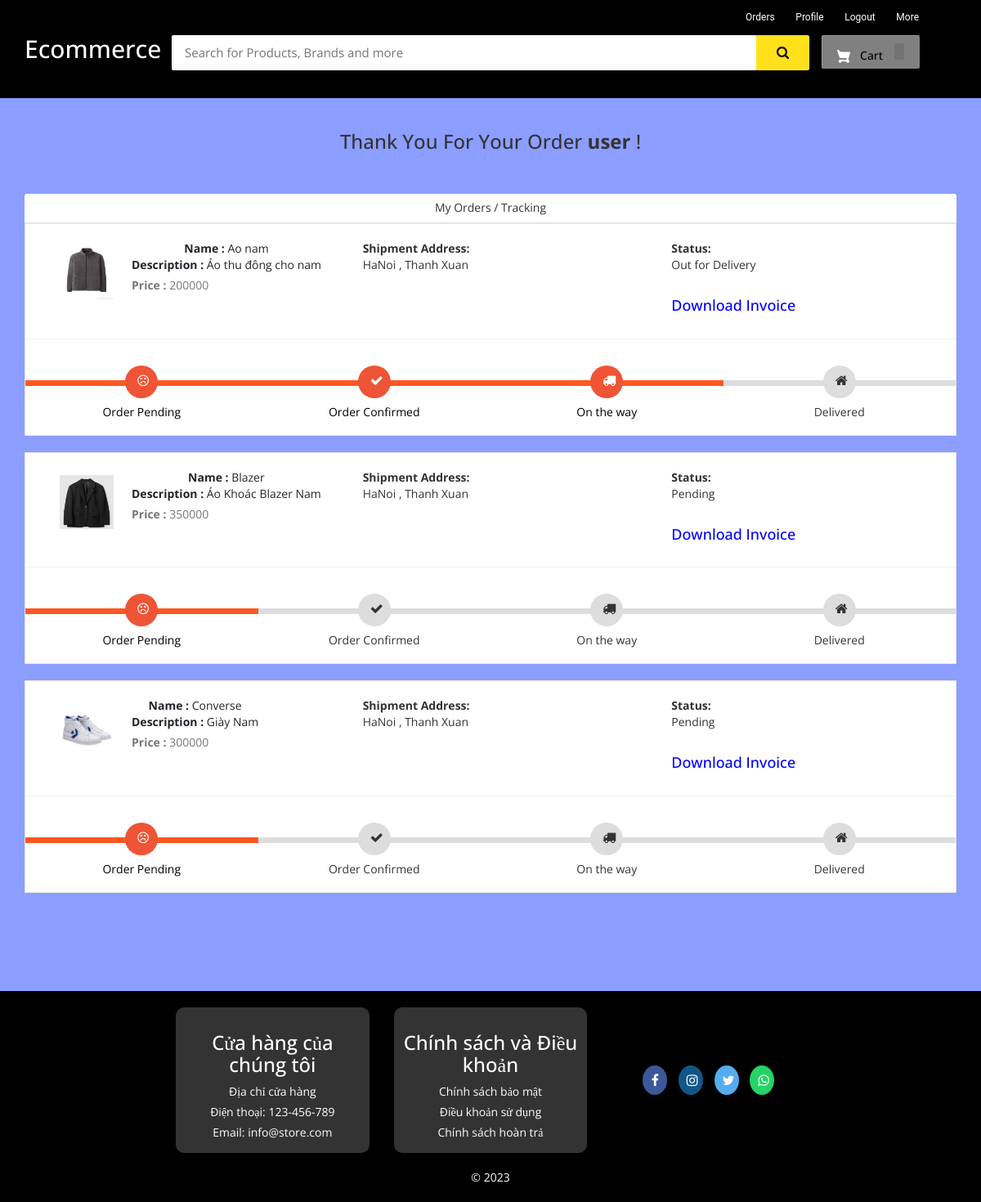
The app's page /my-order (signed in) with its own data.
### ecom/models.py (models this page shows, shortened)
class Product(models.Model):
    name=models.CharField(max_length=40)
    product_image= models.ImageField(upload_to='product_image/',null=True,blank=True)
    price = models.PositiveIntegerField()
    description=models.CharField(max_length=40)

class Orders(models.Model):
    STATUS =(
        ('Pending','Pending'),
        ('Order Confirmed','Order Confirmed'),
        ('Out for Delivery','Out for Delivery'),
        ('Delivered','Delivered'),
    )
    customer=models.ForeignKey('Customer', on_delete=models.CASCADE,null=True)
    product=models.ForeignKey('Product',on_delete=models.CASCADE,null=True)
    email = models.CharField(max_length=50,null=True)
    address = models.CharField(max_length=500,null=True)
    mobile = models.CharField(max_length=20,null=True)
    order_date= models.DateField(auto_now_add=True,null=True)
    status=models.CharField(max_length=50,null=True,choices=STATUS)

### ecom/views.py (the view)
# urls.py: path('my-order', views.my_order_view,name='my-order'),
@login_required(login_url='customerlogin')
@user_passes_test(is_customer)
def my_order_view(request):
    customer=models.Customer.objects.get(user_id=request.user.id)
    orders=models.Orders.objects.all().filter(customer_id = customer)
    ordered_products=[]
    for order in orders:
        ordered_product=models.Product.objects.all().filter(id=order.product.id)
        ordered_products.append(ordered_product)
    return render(request,'ecom/user/my_order.html',{'data':zip(ordered_products,orders)})

### ecom/views.py (called while the page is built)
def is_customer(user):
    return user.groups.filter(name='CUSTOMER').exists()

### templates/ecom/user/my_order.html (shortened to what this page needs)
{% extends 'ecom/user/customer_base.html' %}
{% load static %}
{% block content %}
<br>
<h3 style="text-align:center;">Thank You For Your Order  <strong>{{request.user}}</strong> !</h3> <br><br>
<div class="container">
    <header class="card-header" style="text-align:center;"> My Orders / Tracking </header>
    {% for products,order in data %}
    <article class="card">
        <div class="card-body">
            <ul class="row" style="margin-left:20px;margin-top:20px;">
                <li class="col-md-4">
                  <figure class="itemside mb-3">
                    {%for product in products%}
                      <div class="aside"><img src="{% static product.product_image.url %}" class="img-sm border"></div>
                      <figcaption class="info align-self-center">
                          <p class="title"><strong>Name : </strong>{{product.name}} <br> <strong>Description : </strong>{{product.description}}</p> <span class="text-muted"><strong>Price : </strong>{{product.price}} </span>
                      </figcaption>
                  </figure>
                </li>
                <li class="col-md-4">
                    <div class="col"> <strong>Shipment Address:</strong> <br> {{order.address}}</div>
                </li>
                <li class="col-md-4">
                    <div class="col"> <strong>Status:</strong> <br> {{order.status}} </div> <br>
                    <h4><a style="text-decoration:none; color:blue;" href="{% url 'download-invoice' order.id product.id  %}" >Download Invoice</a></h4>
                </li>
                {%endfor%}
            </ul>
            <hr>
            <div class="track">
                {%if order.status == 'Pending' %}
                <div class="step active"> <span class="icon"> <i style="padding-top:5px; padding-right:20px;" class="fa fa-frown-o"></i> </span> <span class="text">Order Pending</span> </div>
                <div class="step "> <span class="icon"> <i style="padding-top:5px; padding-right:20px;" class="fa fa-check"></i> </span> <span class="text"> Order Confirmed</span> </div>
                <div class="step "> <span class="icon"> <i style="padding-top:5px; padding-right:20px;" class="fa fa-truck"></i> </span> <span class="text"> On the way </span> </div>
                <div class="step "> <span class="icon"> <i style="padding-top:5px; padding-right:20px;" class="fa fa-home"></i> </span> <span class="text">Delivered</span> </div>
                {%elif order.status == 'Out for Delivery'%}
                <div class="step active"> <span class="icon"> <i style="padding-top:5px; padding-right:20px;" class="fa fa-frown-o"></i> </span> <span class="text">Order Pending</span> </div>
                <div class="step active"> <span class="icon"> <i style="padding-top:5px; padding-right:20px;" class="fa fa-check"></i> </span> <span class="text"> Order Confirmed</span> </div>
                <div class="step active"> <span class="icon"> <i style="padding-top:5px; padding-right:20px;" class="fa fa-truck"></i> </span> <span class="text"> On the way </span> </div>
                <div class="step "> <span class="icon"> <i style="padding-top:5px; padding-right:20px;" class="fa fa-home"></i> </span> <span class="text">Delivered</span> </div>
                {%endif%}
            </div>
        </div>
    </article><br>
    {%endfor%}
</div>
<br><br><br><br><br>
{% endblock content %}

### templates/ecom/user/customer_base.html (shortened to what this page needs)
<html>
{% load static %}
<head>
<link rel="stylesheet" href="https://maxcdn.bootstrapcdn.com/bootstrap/3.3.0/css/bootstrap.min.css">
<link rel="stylesheet" href="https://maxcdn.bootstrapcdn.com/font-awesome/4.7.0/css/font-awesome.min.css">
</head>
<body>
<div id="navbar">
    <div class="container">
        <div class="row row1">
            <ul class="largenav pull-right">
                <li class="upper-links"><a class="links" href="/my-order">Orders</a></li>
                <li class="upper-links"><a class="links" href="/my-profile">Profile</a></li>
                  <li class="upper-links"><a class="links" href="/logout">Logout</a></li>
                <li class="upper-links dropdown"><a class="links" href="">More</a>
                </li>
            </ul>
        </div>
        <div class="row row2">
            <div class="col-sm-2">
                <h2 style="margin:0px;"><a style="text-decoration:none; color:white;" href="/"><span class="largenav">Ecommerce </span></a></h2>
            </div>
            <div class="navbar-search smallsearch col-sm-8 col-xs-11">
              <form  action="/search" method="get">
                <div class="row"> <input class="navbar-input col-xs-11" type="search" placeholder="Search for Products, Brands and more" name="query" id="query">
                  <button class="navbar-button col-xs-1" type="submit">
                  </button>
                </div>
              </form>
            </div>
            <div class="cart1 largenav col-sm-2"> <a class="cart-button" href="/cart">  Cart <span class="item-number ">{{ product_count_in_cart }}</span> </a> </div>
        </div>
    </div>
</div>
{% block content %}
{% endblock content %}
{% include "ecom/core/footer.html" %}
</body>
</html>

### templates/ecom/core/footer.html (shortened to what this page needs)
<!DOCTYPE html>
<html>
<head>
  <link rel="stylesheet" href="https://maxcdn.bootstrapcdn.com/font-awesome/4.7.0/css/font-awesome.min.css">
</head>
<body>
  <footer>
    <div class="info-container">
      <div class="store-info" style="background-color: #333; border-radius: 10px;">
        <h3>Cửa hàng của chúng tôi</h3>
        <p>Địa chỉ cửa hàng</p>
        <p>Điện thoại: 123-456-789</p>
        <p>Email: info@store.com</p>
      </div>
      <div class="policies" style="background-color: #333; border-radius: 10px;">
        <h3>Chính sách và Điều khoản</h3>
        <p>Chính sách bảo mật</p>
        <p>Điều khoản sử dụng</p>
        <p>Chính sách hoàn trả</p>
      </div>
      <div class="social-icons">
        <a href="#" class="fa fa-facebook"></a>
        <a href="#" class="fa fa-instagram"></a>
        <a href="#" class="fa fa-twitter"></a>
        <a href="#" class="fa fa-whatsapp"></a>
      </div>
    </div>
    <div class="copyright">
      &copy; 2023
    </div>
  </footer>
</body>
</html>

### templates/ecom/user/customer_base.html (style rules this page uses)
body { background-color: #ebe0e0 }
#navbar { background-color: #000; color: black; }
.row1 { padding-top: 10px; padding-right: 50px }
.row2 { padding-bottom: 20px }
.navbar-input { padding: 11px 16px; border-radius: 2px 0 0 2px; border: 0 none; outline: 0 none; font-size: 15px }
.navbar-button { background-color: #ffe11b; border: 1px solid #ffe11b; border-radius: 0 2px 2px 0; color: #565656; padding: 10px 0; height: 43px; cursor: pointer }
.cart-button { background-color: #808080; box-shadow: 0 4px 4px 0 rgba(0, 0, 0, .23), inset 1px 1px 0 0 hsla(0, 0%, 100%, .2); padding: 10px 0; text-align: center; height: 41px; border-radius: 2px; font-weight: 500; width: 120px; display: inline-block; color: #FFFFFF; text-decoration: none; color: inherit; border: none; outline: none }
.cart-svg { display: inline-block; width: 16px; height: 16px; vertical-align: middle; margin-right: 8px }
.item-number { border-radius: 3px; background-color: rgba(0, 0, 0, .1); height: 20px; padding: 3px 6px; font-weight: 500; display: inline-block; color: #fff; line-height: 12px; margin-left: 10px }
.upper-links { display: inline-block; padding: 0 11px; line-height: 23px; font-family: 'Roboto', sans-serif; letter-spacing: 0; color: inherit; border: none; outline: none; font-size: 12px }
.dropdown { position: relative; display: inline-block; margin-bottom: 0px }
.links { color: #fff; text-decoration: none }
.largenav { display: none }
.smallsearch { margin-left: 15px; margin-top: 15px }
footer { padding: 0px 0px 0px 0px; background-color: black; margin: 0px; }
.fa { font-size: 23px; width: 60px; text-align: center; text-decoration: none; margin: 5px 2px; border-radius: 50%; }
.fa-facebook { background: #3B5998; color: white; margin-top: 30px; }
.fa-whatsapp { background: #25d366; color: white; }
.fa-twitter { background: #55ACEE; color: white; }
.fa-instagram { background: #125688; color: white; }
p { text-align: center; }
@media screen and (min-width: 768px) { .largenav { display: block } }
@media screen and (min-width: 768px) { .smallsearch { margin: 0px } }

### templates/ecom/user/my_order.html (style rules this page uses)
body { background-color: #8C9EFF; font-family: 'Open Sans', serif }
.container { margin-top: 0px; margin-bottom: 0px }
.card { position: relative; display: -webkit-box; display: -ms-flexbox; display: flex; -webkit-box-orient: vertical; -webkit-box-direction: normal; -ms-flex-direction: column; flex-direction: column; min-width: 0; word-wrap: break-word; background-color: #fff; background-clip: border-box; border: 1px solid rgba(0, 0, 0, 0.1); border-radius: 0.10rem }
.card-header:first-child { border-radius: calc(0.37rem - 1px) calc(0.37rem - 1px) 0 0 }
.card-header { padding: 0.75rem 1.25rem; margin-bottom: 0; background-color: #fff; border-bottom: 1px solid rgba(0, 0, 0, 0.1) }
.track { position: relative; background-color: #ddd; height: 7px; display: -webkit-box; display: -ms-flexbox; display: flex; margin-bottom: 60px; margin-top: 50px }
.track .step { -webkit-box-flex: 1; -ms-flex-positive: 1; flex-grow: 1; width: 25%; margin-top: -18px; text-align: center; position: relative }
.track .step.active:before { background: #FF5722 }
.track .step::before { height: 7px; position: absolute; content: ""; width: 100%; left: 0; top: 18px }
.track .step.active .icon { background: #ee5435; color: #fff }
.track .icon { display: inline-block; width: 40px; height: 40px; line-height: 40px; position: relative; border-radius: 100%; background: #ddd }
.track .step.active .text { font-weight: 400; color: #000 }
.track .text { display: block; margin-top: 7px }
.itemside { position: relative; display: -webkit-box; display: -ms-flexbox; display: flex; width: 100% }
.itemside .aside { position: relative; -ms-flex-negative: 0; flex-shrink: 0 }
.img-sm { width: 80px; height: 80px; padding: 7px }
ul.row, ul.row-sm { list-style: none; padding: 0 }
.itemside .info { padding-left: 15px; padding-right: 7px }
.itemside .title { display: block; margin-bottom: 5px; color: #212529 }
p { margin-top: 0; margin-bottom: 1rem }

### records on screen
Orders: address "HaNoi , Thanh Xuan", status "Out for Delivery", shows "Order Pending"
Product: product_image (picture), name "Ao nam", description "Áo thu đông cho nam", price "200000"
Orders: address "HaNoi , Thanh Xuan", status "Pending", shows "Order Pending"
Product: product_image (picture), name "Blazer", description "Áo Khoác Blazer Nam", price "350000"
Orders: address "HaNoi , Thanh Xuan", status "Pending", shows "Order Pending"
Product: product_image (picture), name "Converse", description "Giày Nam", price "300000"

### other values on screen
{{ request.user }} "user"
